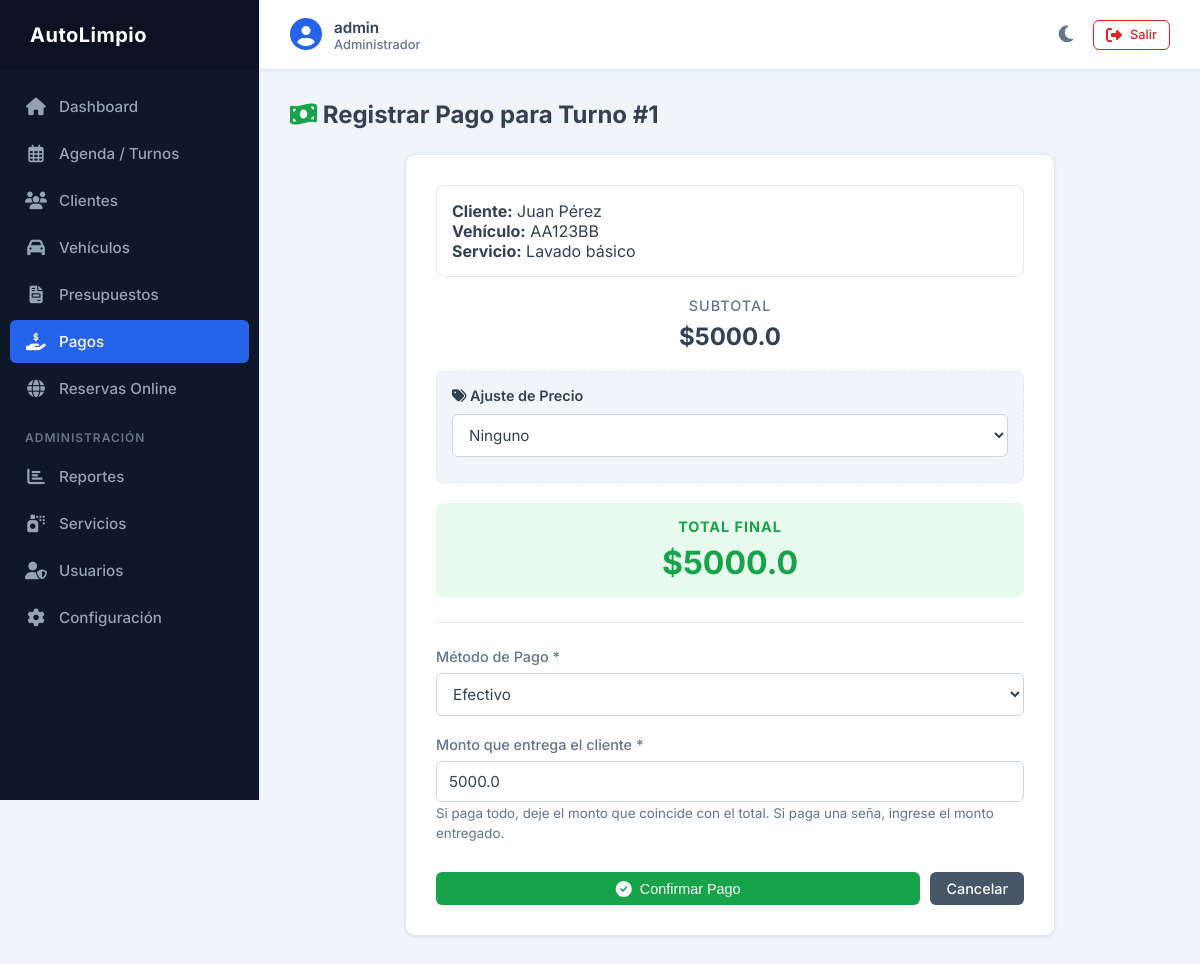
/pago/nuevo/1 (signed in), run on the app's committed database.
### tables this page shows
CREATE TABLE turnos (
        id INTEGER PRIMARY KEY AUTOINCREMENT,
        cliente_id INTEGER NOT NULL,
        vehiculo_id INTEGER NOT NULL,
        servicio_id INTEGER NOT NULL,
        fecha TEXT NOT NULL,
        hora TEXT NOT NULL,
        estado TEXT NOT NULL DEFAULT 'Pendiente',
        observaciones TEXT,
        FOREIGN KEY (cliente_id) REFERENCES clientes(id),
        FOREIGN KEY (vehiculo_id) REFERENCES vehiculos(id),
        FOREIGN KEY (servicio_id) REFERENCES servicios(id)
    );

CREATE TABLE clientes (
        id INTEGER PRIMARY KEY AUTOINCREMENT,
        nombre TEXT NOT NULL,
        apellido TEXT NOT NULL,
        telefono TEXT NOT NULL,
        email TEXT,
        direccion TEXT,
        fecha_registro TIMESTAMP DEFAULT CURRENT_TIMESTAMP
    );

CREATE TABLE vehiculos (
        id INTEGER PRIMARY KEY AUTOINCREMENT,
        cliente_id INTEGER NOT NULL,
        marca TEXT NOT NULL,
        modelo TEXT NOT NULL,
        patente TEXT UNIQUE NOT NULL,
        tipo TEXT NOT NULL,
        FOREIGN KEY (cliente_id) REFERENCES clientes(id)
    );

CREATE TABLE servicios (
        id INTEGER PRIMARY KEY AUTOINCREMENT,
        nombre TEXT NOT NULL,
        descripcion TEXT,
        precio REAL NOT NULL,
        duracion INTEGER NOT NULL,
        estado INTEGER DEFAULT 1
    );

### app.py (the view, shortened to what this page needs)
@app.route('/pago/nuevo/<int:turno_id>', methods=['GET', 'POST'])
@login_required
def pago_nuevo(turno_id):
    conn = get_db()
    turno = conn.execute('''
        SELECT t.*, c.nombre, c.apellido, v.patente, s.nombre AS servicio_nombre, s.precio
        FROM turnos t
        JOIN clientes c ON t.cliente_id = c.id
        JOIN vehiculos v ON t.vehiculo_id = v.id
        JOIN servicios s ON t.servicio_id = s.id
        WHERE t.id = ?
    ''', (turno_id,)).fetchone()
    conn.close()
    return render_template('pago_form.html', turno=turno)

### app.py (called while the page is built)
def get_db():
    conn = sqlite3.connect(DB_PATH)
    conn.row_factory = sqlite3.Row
    return conn

def login_required(f):
    @wraps(f)
    def decorated_function(*args, **kwargs):
        if 'user_id' not in session:
            return redirect(url_for('login'))
        return f(*args, **kwargs)
    return decorated_function

### templates/pago_form.html (shortened to what this page needs)
{% extends 'base.html' %}
{% block content %}
<div class="page-header">
    <h2><i class="fas fa-money-bill-wave" style="color: var(--success-color);"></i> Registrar Pago para Turno #{{ turno.id }}</h2>
</div>
<div class="form-container">
    <div style="background: var(--card-bg); padding: 15px; border-radius: 8px; margin-bottom: 20px; box-shadow: var(--shadow-sm); border: 1px solid var(--border-color);">
        <p><strong>Cliente:</strong> {{ turno.nombre }} {{ turno.apellido }}</p>
        <p><strong>Vehículo:</strong> {{ turno.patente }}</p>
        <p><strong>Servicio:</strong> {{ turno.servicio_nombre }}</p>
    </div>
    <form method="POST">
        <div class="form-group" style="text-align: center; margin-bottom: 20px;">
            <label style="color: var(--text-muted); text-transform: uppercase; letter-spacing: 1px; font-size: 0.9rem;">Subtotal</label>
            <div style="font-size: 1.5rem; font-weight: bold; color: var(--text-main);">
                $<span id="subtotal_display">{{ turno.precio }}</span>
            </div>
        </div>
        <div class="form-group" style="background: var(--bg-color); padding: 15px; border-radius: 8px; border: 1px dashed var(--border-color);">
            <label style="font-weight: 600; color: var(--text-main); margin-bottom: 10px;"><i class="fas fa-tags"></i> Ajuste de Precio</label>
            <div style="display: flex; gap: 10px; margin-bottom: 10px;">
                <select id="tipo_ajuste" name="tipo_ajuste" class="form-control" style="flex: 1;">
                    <option value="">Ninguno</option>
                </select>
            </div>
        </div>
        <div class="form-group" style="text-align: center; margin-top: 20px; padding: 15px; background: rgba(34, 197, 94, 0.1); border-radius: 8px;">
            <label style="color: var(--success-color); text-transform: uppercase; letter-spacing: 1px; font-weight: bold;">Total Final</label>
            <div style="font-size: 2rem; font-weight: bold; color: var(--success-color);">
                $<span id="total_final_display">{{ turno.precio }}</span>
            </div>
        </div>
        <hr style="border: 0; border-top: 1px solid var(--border-color); margin: 25px 0;">
        <div class="form-group">
            <label for="metodo_pago">Método de Pago *</label>
            <select id="metodo_pago" name="metodo_pago" class="form-control" required>
                <option value="Efectivo">Efectivo</option>
            </select>
        </div>
        <div class="form-group">
            <label for="monto_abonado">Monto que entrega el cliente *</label>
            <input type="number" step="0.01" id="monto_abonado" name="monto_abonado" class="form-control" value="{{ turno.precio }}" required>
            <small style="color: var(--text-muted);">Si paga todo, deje el monto que coincide con el total. Si paga una seña, ingrese el monto entregado.</small>
        </div>
        <div style="display: flex; gap: 10px; margin-top: 30px;">
            <button type="submit" class="btn btn-success" style="flex: 1;"><i class="fas fa-check-circle"></i> Confirmar Pago</button>
            <a href="{{ url_for('turnos') }}" class="btn btn-secondary">Cancelar</a>
        </div>
    </form>
</div>
{% endblock %}

### static/css/style.css (style rules this page uses)
:root { --primary-color: #2563eb; --primary-hover: #1d4ed8; --secondary-color: #475569; --secondary-hover: #334155; --success-color: #16a34a; --success-hover: #15803d; --danger-color: #dc2626; --danger-hover: #b91c1c; --warning-color: #d97706; --info-color: #0284c7; --bg-color: #f1f5f9; --sidebar-bg: #0f172a; --sidebar-text: #94a3b8; --sidebar-hover: #1e293b; --sidebar-active: #2563eb; --sidebar-active-text: #ffffff; --card-bg: #ffffff; --text-main: #334155; --text-muted: #64748b; --border-color: #e2e8f0; --table-header-bg: #f8fafc; --table-hover-bg: #f1f5f9; --input-bg: #ffffff; --input-border: #cbd5e1; --input-text: #334155; --sidebar-width: 260px; --badge-pend-bg: #fefce8; --badge-pend-text: #a16207; --badge-pend-border: #fef08a; --badge-proc-bg: #eff6ff; --badge-proc-text: #1d4ed8; --badge-proc-border: #bfdbfe; --badge-fin-bg: #f0fdf4; --badge-fin-text: #15803d; --badge-fin-border: #bbf7d0; --badge-canc-bg: #fef2f2; --badge-canc-text: #b91c1c; --badge-canc-border: #fecaca; --icon-blue-bg: #eff6ff; --icon-blue-text: #2563eb; --icon-green-bg: #f0fdf4; --icon-green-text: #16a34a; --icon-yellow-bg: #fefce8; --icon-yellow-text: #ca8a04; --icon-red-bg: #fef2f2; --icon-red-text: #dc2626; --icon-purple-bg: #faf5ff; --icon-purple-text: #9333ea; --icon-teal-bg: #f0fdfa; --icon-teal-text: #0d9488; }
* { box-sizing: border-box; margin: 0; padding: 0; }
body { font-family: 'Inter', sans-serif; background-color: var(--bg-color); color: var(--text-main); display: flex; min-height: 100vh; transition: background-color 0.3s ease, color 0.3s ease; }
.btn { display: inline-flex; align-items: center; justify-content: center; padding: 8px 16px; border: none; border-radius: 6px; cursor: pointer; text-decoration: none; font-size: 0.9rem; font-weight: 500; transition: background-color 0.25s ease, color 0.25s ease, border-color 0.25s ease, box-shadow 0.25s ease, transform 0.15s ease; gap: 8px; }
.btn i { font-size: 1rem; }
.btn-success { background-color: var(--success-color); color: white; }
.btn-secondary { background-color: var(--secondary-color); color: white; }
.page-header { display: flex; justify-content: space-between; align-items: center; margin-bottom: 25px; flex-wrap: wrap; gap: 15px; }
.page-header h2 { font-size: 1.5rem; color: var(--text-main); margin: 0; }
.form-container { background: var(--card-bg); padding: 30px; border-radius: 10px; box-shadow: 0 1px 3px rgba(0,0,0,0.1); border: 1px solid var(--border-color); max-width: 650px; margin: 0 auto; transition: background-color 0.3s ease, border-color 0.3s ease; }
.form-group { margin-bottom: 20px; }
.form-group label { display: block; margin-bottom: 8px; font-weight: 500; font-size: 0.9rem; color: var(--text-muted); }
.form-group input, .form-group select, .form-group textarea { width: 100%; padding: 10px 12px; background-color: var(--input-bg); color: var(--input-text); border: 1px solid var(--input-border); border-radius: 6px; font-size: 0.95rem; font-family: inherit; transition: border-color 0.2s, background-color 0.3s, color 0.3s; }
select option { background-color: var(--card-bg); color: var(--text-main); }

### data on the page
turnos: id "1"
clientes: nombre "Juan", apellido "Pérez"
vehiculos: patente "AA123BB"
servicios: servicio_nombre "Lavado básico", precio "5000.0", monto_abonado "5000.0"

### other printed values
{{ session.get('username') }} "admin"
{{ session.get('rol') | capitalize }} "Administrador"
